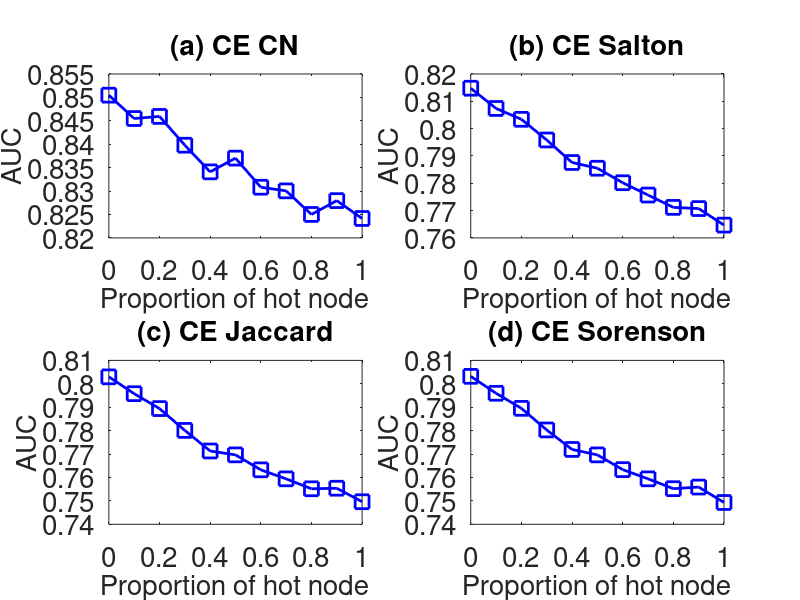

This figure's MATLAB source:
subplot(2,2,1);
x=0:0.1:1;
y=[0.8504766
0.845485
0.84594
0.8397916
0.8341004
0.8370322
0.8308174
0.8300434
0.8250074
0.8279592
0.8241466
];
plot(x,y,'-bs','LineWidth',2,'MarkerSize',10);
set(gca,'FontSize',20);
xlabel('Proportion of hot node','fontsize',20);
ylabel('AUC','fontsize',20);
title('(a) CE CN','fontsize',20);

subplot(2,2,2);
x=0:0.1:1;
y=[0.8147862
0.8073794
0.8034096
0.7958412
0.7875988
0.7855026
0.7801974
0.7756864
0.7711738
0.7707346
0.7646802
];
plot(x,y,'-bs','LineWidth',2,'MarkerSize',10);
set(gca,'FontSize',20);
xlabel('Proportion of hot node','fontsize',20);
ylabel('AUC','fontsize',20);
title('(b) CE Salton','fontsize',20);

subplot(2,2,3);
x=0:0.1:1;
y=[0.8029752
0.795786
0.789422
0.780107
0.7713176
0.7696522
0.763263
0.759415
0.7551718
0.7554072
0.7496378

];
plot(x,y,'-bs','LineWidth',2,'MarkerSize',10);
set(gca,'FontSize',20);
xlabel('Proportion of hot node','fontsize',20);
ylabel('AUC','fontsize',20);
title('(c) CE Jaccard','fontsize',20);


subplot(2,2,4);
x=0:0.1:1;
y=[0.8031874
0.7959546
0.789524
0.7802958
0.771975
0.7696452
0.7633484
0.7594214
0.7552156
0.7559038
0.7493132
];
plot(x,y,'-bs','LineWidth',2,'MarkerSize',10);
set(gca,'FontSize',20);
xlabel('Proportion of hot node','fontsize',20);
ylabel('AUC','fontsize',20);
title('(d) CE Sorenson','fontsize',20);